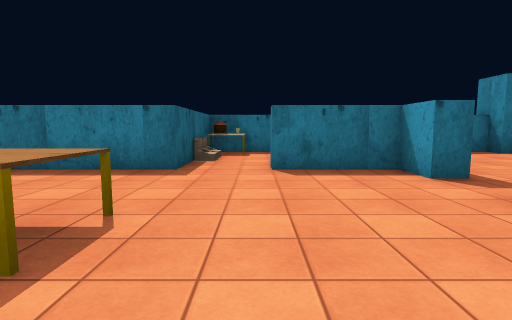
View 1 (above)

16 first-person views from a walk through a Unity game level. The camera is 1.3 m above the floor, tilts 6° down and sees 80° across. The floor is counted in squares, 2 m on a side. Each view is taken from the middle of a square. On the plan, view 1 faces up. The plan holds only what a view shows up to about 10 squares ahead; the rest is blank. The player character is not drawn. Door leaves are left out, so doorways stand open. Some surface patterns are stand-ins.

View 2
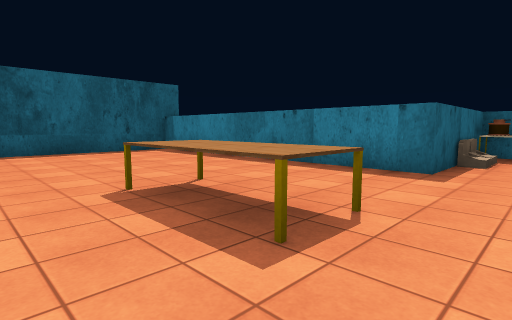

View 3
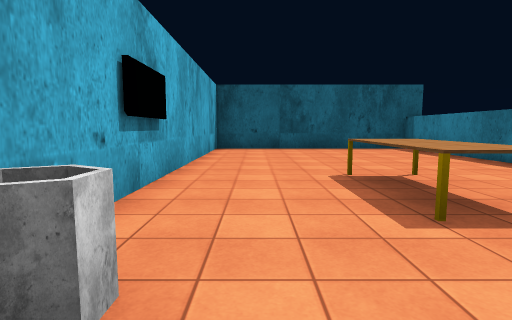

View 4
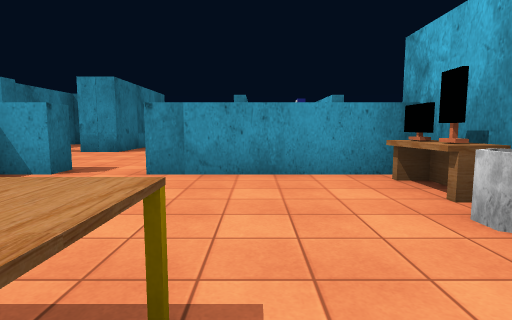

View 5
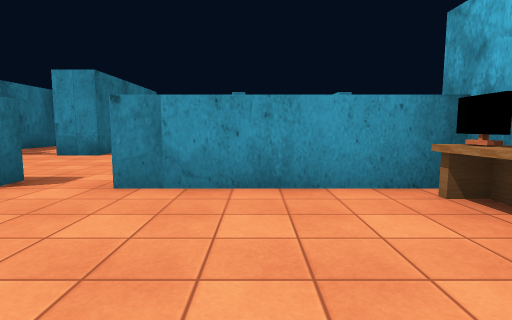

View 6
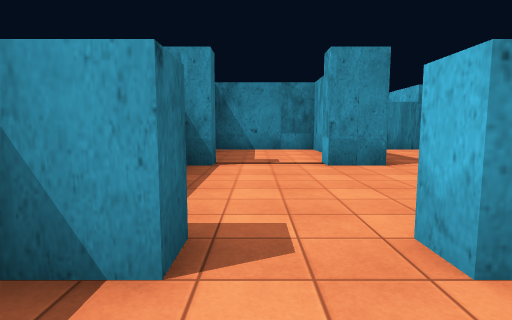

View 7
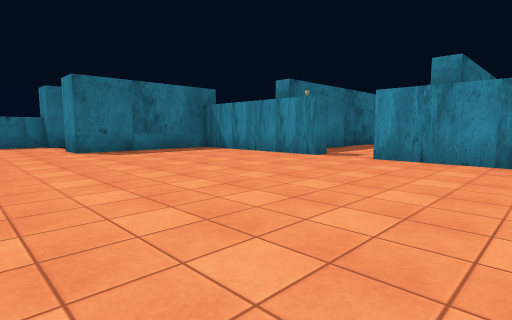

View 8
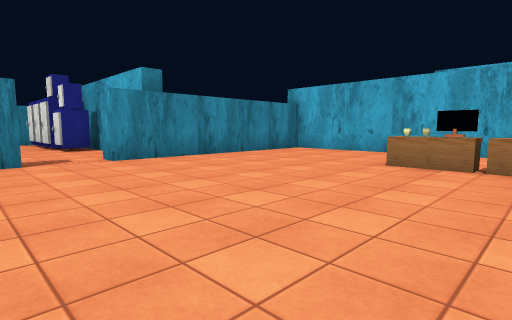

View 9
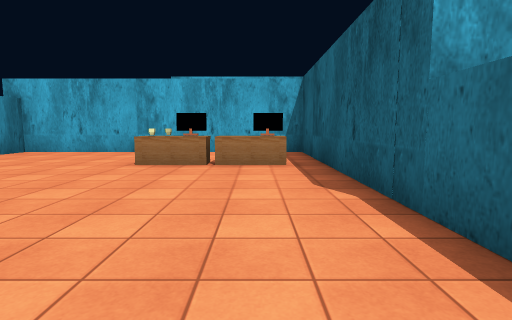

View 10
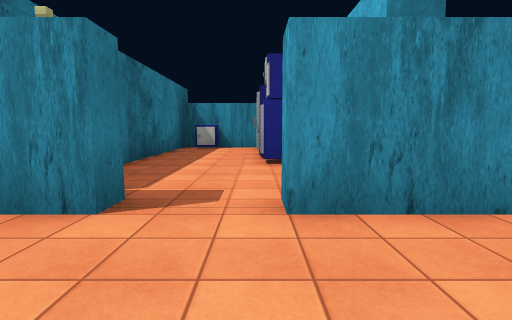

View 11
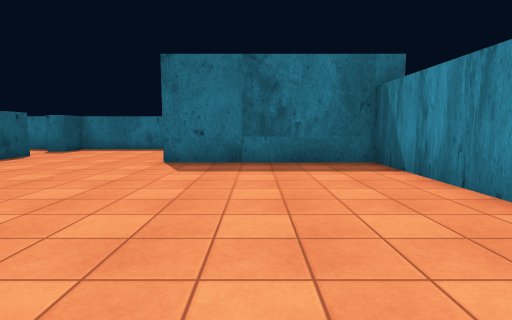

View 12
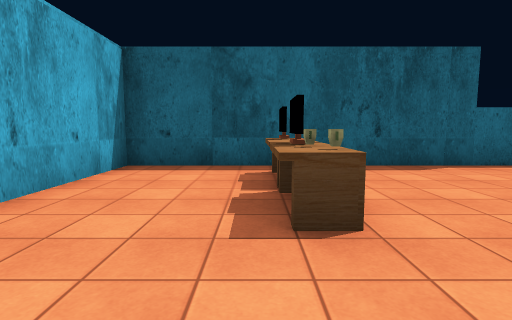

View 13
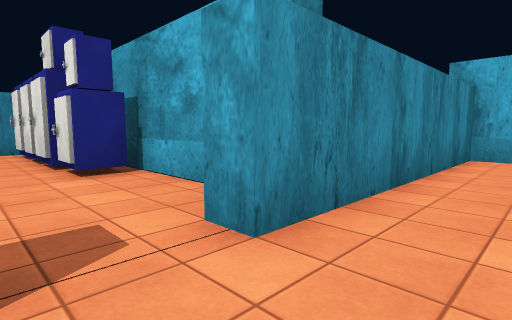

View 14
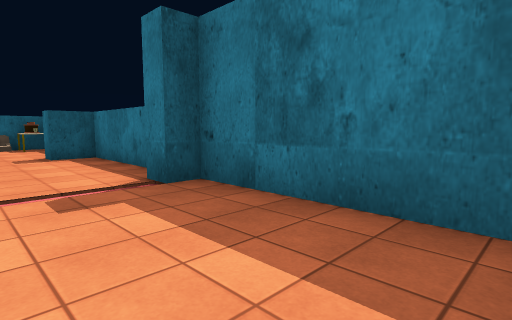

View 15
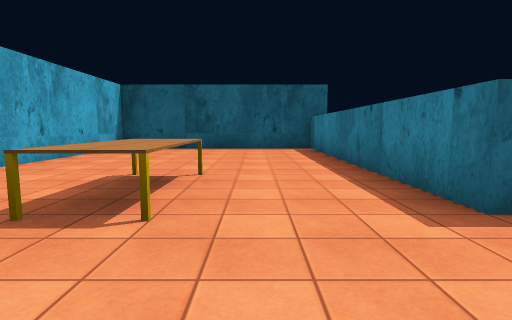

View 16
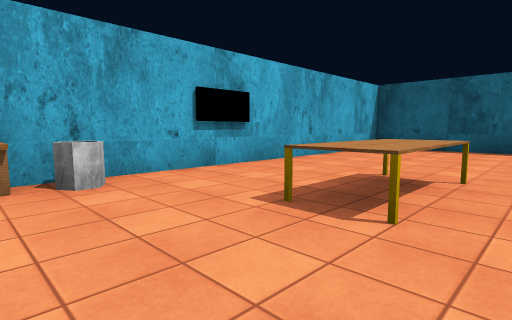

### Floor plan
Points are (right, up) in squares from view 1. A wall is a line through its corners. A room is listed if a view was taken in it or the views show most of it. See-through windows are left out.
Room 1 (views 1, 2, 3, 4, 5, 15, 16)
walls: (-1.2, 4.8) (-8.7, 4.8) (-8.7, -1.2) (0.6, -1.2); (2.2, 3.9) (2.2, 4.8) (0.3, 4.8); (2.2, -0.5) (2.2, 2.6)
low walls: (-0.8, 6) (-1.2, 6)
ways out: opening at (0, 5) to room 2; open door at (2.5, 3) to room 3
objects: table (-3, 2) to (-1, 2); monitor (1, -1); monitor (2, -1)
Room 2 (view 6)
walls: (-1.2, 7.5) (-1.2, 4.8); (1.8, 8.3) (-0.2, 8.3); (2.3, 7.4) (2.3, 8.1)
ways out: opening at (0, 5) to room 1; open door at (2.5, 6.5) to room 3
Room 3 (views 7, 8, 9, 10, 11, 12, 13)
walls: (2.7, -0.4) (2.7, -7.2) (10.2, -7.2) (10.2, -1.2); (10.2, 0.2) (10.2, 4.8) (6.3, 4.8) (6.3, 5.7); (2.7, 6.1) (2.7, 5.1); (6.3, 7.8) (6.3, 8.3) (2.7, 8.3) (2.7, 7.4)
ways out: open door at (2.5, 3) to room 1; open door at (2.5, 6.5) to room 2; open door at (6.5, 6.5) to room 4; open door at (10.5, -0.5)
objects: other object (4, -5); monitor (5, -5); other object (6, -5)
Room 4 (view 14)
walls: (9.9, 8.3) (6.8, 8.3) (6.8, 7.8); (9, 5.2) (10.2, 5.2) (10.2, 8.2)
ways out: open door at (6.5, 6.5) to room 3

Where each view was taken, in squares from view 1:
view 1: 0 up, 0 right, facing up
view 2: 0 up, 0 right, facing up-left
view 3: 0 up, 1 right, facing left
view 4: 1 up, 2 left, facing right
view 5: 1 up, 1 left, facing right
view 6: 7 up, 1 right, facing right
view 7: 4 down, 4 right, facing up-right
view 8: 1 up, 4 right, facing down-right
view 9: 1 up, 4 right, facing down
view 10: 1 down, 8 right, facing right
view 11: 1 down, 8 right, facing up
view 12: 5 down, 8 right, facing left
view 13: 0 up, 9 right, facing down-right
view 14: 6 up, 10 right, facing up-left
view 15: 3 up, 1 right, facing left
view 16: 3 up, 1 right, facing down-left
